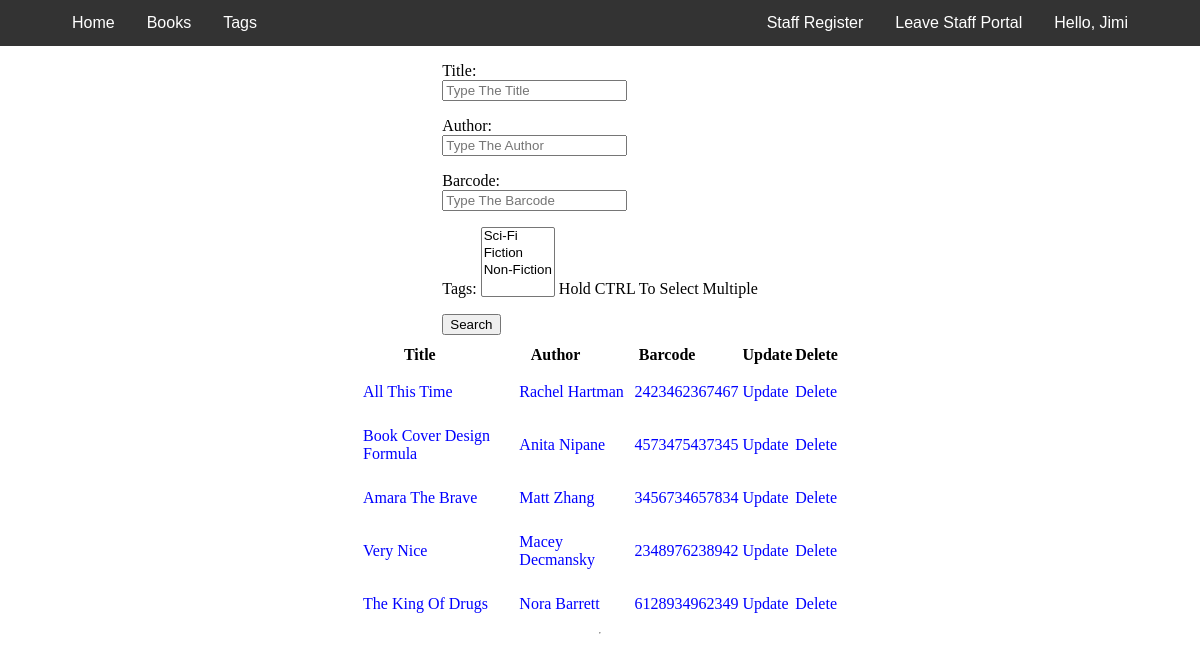
The page /staff/books (signed in) on the database as committed earlier.
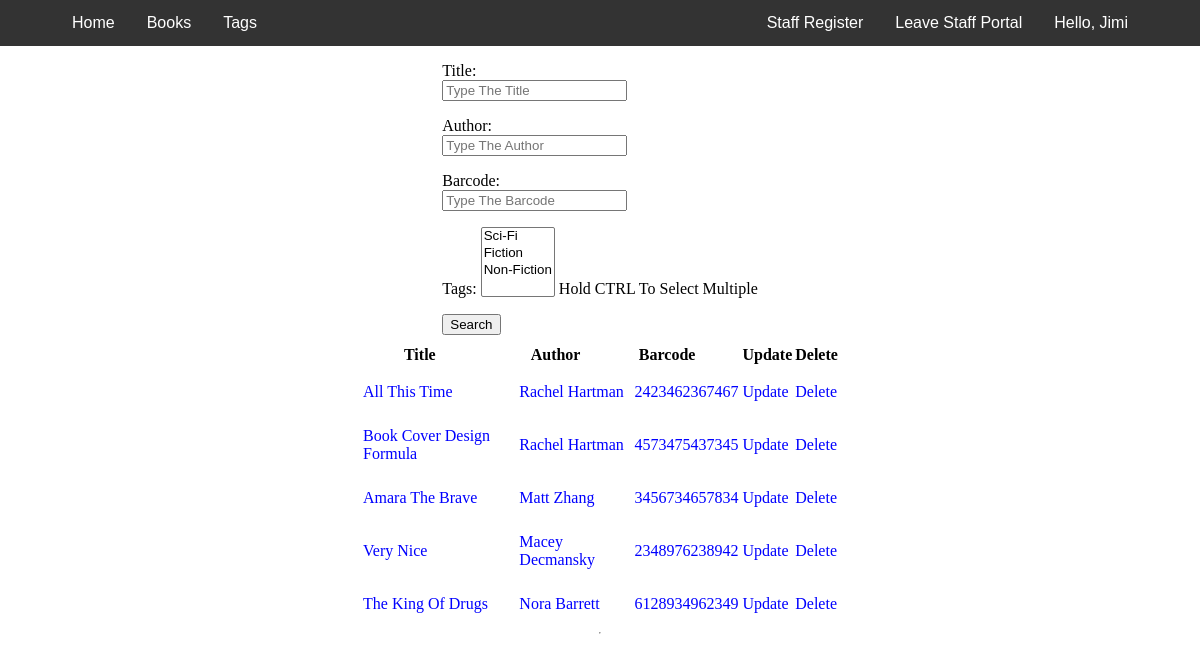
The same page on the database as committed later.
### Inventory/models.py (models this page shows, shortened)
class Book(models.Model):
    title = models.CharField(max_length=100)
    author = models.CharField(max_length=100)
    description = models.CharField(max_length=400)
    barcode = models.CharField(max_length=13)
    price = models.FloatField(null=True)
    discounted_price = models.FloatField(null=True, blank=True)
    borrowed = models.BooleanField(default=False)
    coverImage = models.ImageField(upload_to='bookCovers')
    tags = models.ManyToManyField(Tag)

### Inventory/views.py (the view, shortened to what this page needs)
# urls.py: path('books', BooksView.as_view(), name="viewBooks"),
@method_decorator(decorators, name='dispatch')
class BooksView(View):
    template_name = 'inventory/viewBooks.html'
    def get(self, request, *args, **kwargs):
        context = {}
        form = SearchBookForm()
        books = Book.objects.all()
        context['books'] = books
        context['form'] = form
        return render(request, self.template_name, context)

### Inventory/forms.py
class SearchBookForm(forms.Form):
    title = forms.CharField(
        max_length=100,
        required=False,
        widget=forms.TextInput(attrs={'placeholder': 'Type The Title'}))
    author = forms.CharField(
        max_length=100,
        required=False,
        widget=forms.TextInput(attrs={'placeholder': 'Type The Author'}))
    barcode = forms.CharField(
        max_length=13,
        min_length=13,
        required=False,
        widget=forms.TextInput(attrs={'placeholder': 'Type The Barcode'}))
    tags = Tag.objects.all()
    tags = forms.ModelMultipleChoiceField(
        tags, help_text='Hold CTRL To Select Multiple', required=False)

### Inventory/models.py (called while the page is built)
    def __str__(self):
        return self.name

### accounts/models.py (called while the page is built)
    @property
    def is_staff(self):
        return self.staff

### Inventory/templates/inventory/viewBooks.html (shortened to what this page needs)
{% extends "Sbase.html" %}
{% block head %}
{% load static %}
<link rel="stylesheet" href="{% static "css/inventory/viewBooks.css" %}">
{% endblock %}
{% block content %}
<div class="search-form">
  <form method="post">
    {{form.as_p}}
    <button type="submit">Search</button>
  </form>
</div>
<hr>
<div class="results-table">
  <table>
    <th>Title</th>
    <th>Author</th>
    <th>Barcode</th>
    <th>Update</th>
    <th>Delete</th>
    {% for i in books %}
    <tr>
      <td><a class="books-link" href="{% url 'book' id=i.id %}">{{i.title}}</a></td>
      <td><a class="books-link" href="#">{{i.author}}</a></td>
      <td><a class="books-link" href="#">{{i.barcode}}</a></td>
      <td><a class="books-link" href="{% url 'updateBook' id=i.id %}">Update</a></td>
      <td><a class="books-link" href="{% url 'deleteBook' id=i.id %}" onclick="return confirm('Are you sure you want to delete this?')">Delete </a></td>
    </tr>
    {% endfor %}
  </table>
</div>
{% endblock %}

Rows that differ between the two databases and show on the page:
changed Book "Book Cover Design Formula": author "Anita Nipane" → "Rachel Hartman"
